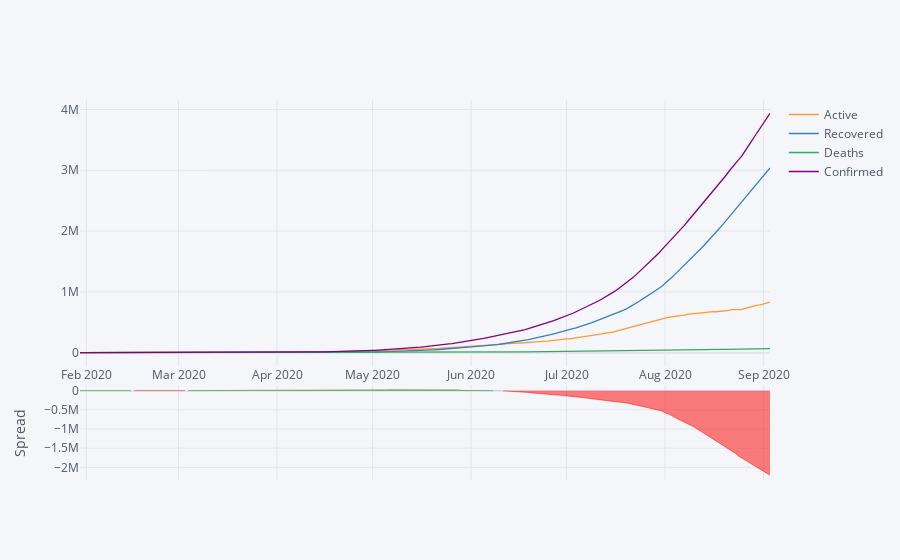

The notebook cell this image was saved under:
### Markdown cell above
## See the trend in data

### Code cell
if interactive:
    df.iplot(kind='spread')
else:
    for c in cols:
        plt.plot(df[c], label=c)
    plt.legend()
    plt.xlabel('Date')

### Figure 1 — Plotly figure (JSON) as saved in the notebook; plotly's stock layout.template omitted (floating-point values rounded to 4 significant figures; data arrays with more than 128 entries replaced by an {"elided": "..."} marker saying what was removed)
{"data": [{"line": {"color": "rgba(255, 153, 51, 1.0)", "dash": "solid", "shape": "linear", "width": 1.3}, "mode": "lines", "name": "Active", "text": "", "type": "scatter", "x": {"elided": "218 str values"}, "y": {"elided": "218 int values"}}, {"line": {"color": "rgba(55, 128, 191, 1.0)", "dash": "solid", "shape": "linear", "width": 1.3}, "mode": "lines", "name": "Recovered", "text": "", "type": "scatter", "x": {"elided": "218 str values"}, "y": {"elided": "218 int values"}}, {"line": {"color": "rgba(50, 171, 96, 1.0)", "dash": "solid", "shape": "linear", "width": 1.3}, "mode": "lines", "name": "Deaths", "text": "", "type": "scatter", "x": {"elided": "218 str values"}, "y": {"elided": "218 int values"}}, {"line": {"color": "rgba(128, 0, 128, 1.0)", "dash": "solid", "shape": "linear", "width": 1.3}, "mode": "lines", "name": "Confirmed", "text": "", "type": "scatter", "x": {"elided": "218 str values"}, "y": {"elided": "218 int values"}}, {"connectgaps": false, "fill": "tozeroy", "line": {"color": "green", "dash": "solid", "shape": "linear", "width": 0.5}, "mode": "lines", "name": "Spread", "showlegend": false, "type": "scatter", "x": {"elided": "218 str values"}, "xaxis": "x2", "y": {"elided": "218 mixed values"}, "yaxis": "y2"}, {"connectgaps": false, "fill": "tozeroy", "line": {"color": "red", "dash": "solid", "shape": "linear", "width": 0.5}, "mode": "lines", "name": "Spread", "showlegend": false, "type": "scatter", "x": {"elided": "218 str values"}, "xaxis": "x2", "y": {"elided": "218 mixed values"}, "yaxis": "y2"}], "layout": {"hovermode": "x", "legend": {"bgcolor": "#F5F6F9", "font": {"color": "#4D5663"}}, "paper_bgcolor": "#F5F6F9", "plot_bgcolor": "#F5F6F9", "title": {"font": {"color": "#4D5663"}}, "xaxis": {"gridcolor": "#E1E5ED", "showgrid": true, "tickfont": {"color": "#4D5663"}, "title": {"font": {"color": "#4D5663"}, "text": ""}, "zerolinecolor": "#E1E5ED"}, "xaxis2": {"anchor": "y2", "gridcolor": "#E1E5ED", "showgrid": true, "showticklabels": false, "tickfont": {"color": "#4D5663"}, "title": {"font": {"color": "#4D5663"}, "text": ""}, "zerolinecolor": "#E1E5ED"}, "yaxis": {"domain": [0.3, 1], "gridcolor": "#E1E5ED", "showgrid": true, "tickfont": {"color": "#4D5663"}, "title": {"font": {"color": "#4D5663"}, "text": ""}, "zerolinecolor": "#E1E5ED"}, "yaxis2": {"domain": [0, 0.25], "gridcolor": "#E1E5ED", "showgrid": true, "tickfont": {"color": "#4D5663"}, "title": {"font": {"color": "#4D5663"}, "text": "Spread"}, "zerolinecolor": "#E1E5ED"}}}
